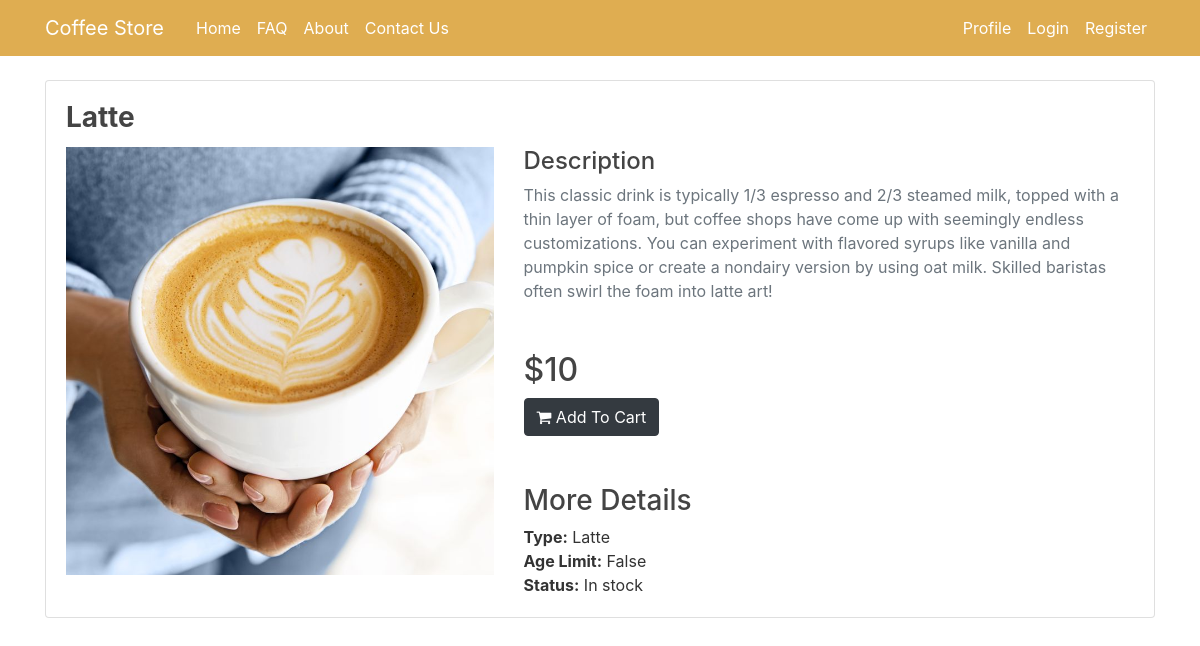
Screenshot of /coffee/1/ with the database file from the repository.
### coffee_app/models.py (models this page shows, shortened)
class Coffee(models.Model):
    STATUS_CHOICES=(
        ('in_s', 'In stock'),
        ('out_s', 'Out of stock'),
    )
    name = models.CharField(max_length=60)
    price = models.IntegerField(default=0)
    image = models.ImageField(upload_to='uploads/coffee/')
    age_limit = models.BooleanField(default=False)
    days_available = models.ManyToManyField(WeekDays, related_name="available_coffees")
    available_from = models.TimeField(auto_now_add=False, blank=True, null=True, default=None)
    available_to = models.TimeField(auto_now_add=False, blank=True, null=True, default=None)
    type = models.ForeignKey(CoffeeType, on_delete=models.CASCADE, default=1)
    description = models.TextField(blank=True, null=True)
    status = models.CharField(choices=STATUS_CHOICES, max_length=50, default='in_s')
    updated_at = models.DateTimeField(auto_now=True)
    created_at = models.DateTimeField(auto_now_add=True)
    @property
    def get_image_url(self):
        try:
            return self.image.url
        except:
            return ''

class CoffeeType(models.Model):
    name = models.CharField(max_length=50)
    def __str__(self):
        return self.name

### coffee_app/views.py (the view, shortened to what this page needs)
# urls.py: path('<int:id>/', views.CoffeeDetailView.as_view(), name='CoffeeDetailView'),
class CoffeeDetailView(View):
    def get(self, request, id):
        coffee = get_object_or_404(Coffee, id=id)
        context = {
            'coffee': coffee,
        }
        return render(request, 'coffee_app/coffee_detail.html', context)

### templates/coffee_app/coffee_detail.html (shortened to what this page needs)
{% extends "base.html" %}
{% load custom_tags %}
{% block footer %}
    <section class="container">
        <div class="row">
            <div class="col-12">
                <div class="card">
                    <div class="card-body">
                        <h3 class="card-title">
                            <strong>
                                {{coffee.name}}
                            </strong>
                        </h3>
                        <div class="row">
                            <div class="col-lg-5 col-md-5 col-sm-6">
                                <div class="text-center"><img src="{{coffee.get_image_url}}" class="img-responsive" width="100%"></div>
                            </div>
                            <div class="col-lg-7 col-md-7 col-sm-6">
                                <h4>Description</h4>
                                <p class="text-muted">
                                    {{coffee.description}}
                                </p>
                                <h2 class="mt-5">
                                    ${{coffee.price}}
                                </h2>
                                <form action="{% url 'CartView' %}" method="POST">
                                    <button class="btn btn-dark btn-rounded mr-1" type="submit">
                                        <i class="fa fa-shopping-cart"></i> Add To Cart
                                    </button>
                                </form>
                                <h3 class="box-title mt-5">More Details</h3>
                                <ul class="list-unstyled">
                                    <li><strong>Type:</strong> {{coffee.type}}</li>
                                    <li><strong>Age Limit:</strong> {{coffee.age_limit}}</li>
                                    <li><strong>Status:</strong> {{coffee.get_status_display}}</li>
                                </ul>
                            </div>
                        </div>
                    </div>
                </div>
            </div>
        </div>
    </section>
{% endblock %}

### static/css/main.css (style rules this page uses)
body { background: #ffffff; color: #333333; margin-top: 5rem; }
h1, h2, h3, h4, h5, h6 { color: #444444; }
ul { margin: 0; }

### rows the page displays
Coffee: name "Latte", get_image_url (picture), description "This classic drink is typically 1/3 espresso and 2/3 steamed milk, topped with a thin layer of foam, but coffee shops have come up with seemingly endless customizations. You can experiment with flavored syrups like vanilla and pumpkin spice or create a nondairy version by using oat milk. Skilled baristas often swirl the foam into latte art!", price "10", type "Latte", age_limit "False", status "In stock"
